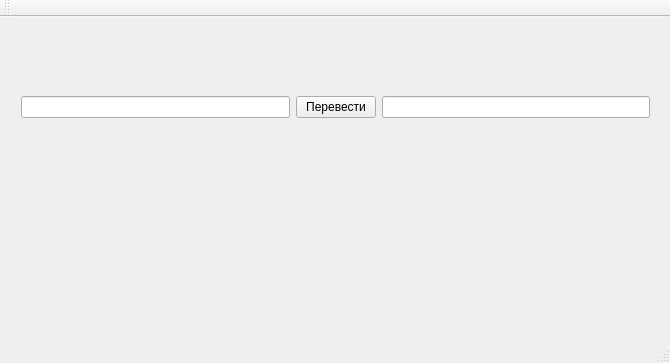
<?xml version="1.0" encoding="UTF-8"?>
<ui version="4.0">
 <class>MainWindow</class>
 <widget class="QMainWindow" name="MainWindow">
  <property name="geometry">
   <rect>
    <x>0</x>
    <y>0</y>
    <width>670</width>
    <height>363</height>
   </rect>
  </property>
  <property name="windowTitle">
   <string>MainWindow</string>
  </property>
  <widget class="QWidget" name="centralWidget">
   <widget class="QWidget" name="horizontalLayoutWidget">
    <property name="geometry">
     <rect>
      <x>10</x>
      <y>30</y>
      <width>651</width>
      <height>121</height>
     </rect>
    </property>
    <layout class="QHBoxLayout" name="horizontalLayout">
     <item>
      <widget class="QLineEdit" name="Input"/>
     </item>
     <item>
      <widget class="QPushButton" name="BtnTranslate">
       <property name="text">
        <string>Перевести</string>
       </property>
      </widget>
     </item>
     <item>
      <widget class="QLineEdit" name="Output"/>
     </item>
    </layout>
   </widget>
  </widget>
  <widget class="QMenuBar" name="menuBar">
   <property name="geometry">
    <rect>
     <x>0</x>
     <y>0</y>
     <width>670</width>
     <height>21</height>
    </rect>
   </property>
  </widget>
  <widget class="QToolBar" name="mainToolBar">
   <attribute name="toolBarArea">
    <enum>TopToolBarArea</enum>
   </attribute>
   <attribute name="toolBarBreak">
    <bool>false</bool>
   </attribute>
  </widget>
  <widget class="QStatusBar" name="statusBar"/>
 </widget>
 <layoutdefault spacing="6" margin="11"/>
 <resources/>
 <connections/>
</ui>
